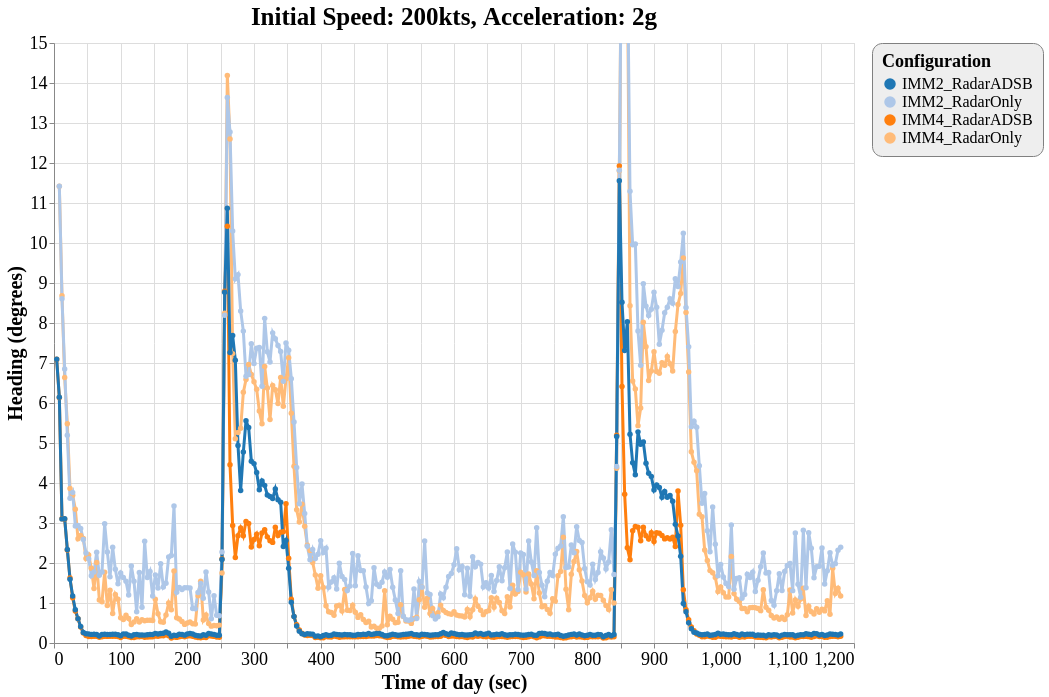

Vega-Lite specification stored for this chart:
### Vega-Lite specification from a JSON file in a GitHub repository (floating-point values rounded to 4 significant figures; data arrays with more than 128 entries replaced by an {"elided": "..."} marker saying what was removed)
{"config": {"view": {"continuousWidth": 800, "continuousHeight": 600}, "axisX": {"labelFontSize": 18, "titleFontSize": 20}, "axisY": {"labelFontSize": 18, "titleFontSize": 20}, "font": "Times New Roman", "legend": {"cornerRadius": 10, "fillColor": "#EEEEEE", "labelFontSize": 16, "padding": 10, "strokeColor": "gray", "titleFontSize": 18}, "title": {"fontSize": 25}}, "data": {"name": "data-d5ef803fd1550ea64d611c775ebcb8c0"}, "mark": {"type": "line", "point": true, "strokeWidth": 3}, "encoding": {"color": {"type": "ordinal", "field": "config", "scale": {"scheme": "category20"}, "title": "Configuration"}, "x": {"type": "quantitative", "field": "time", "title": "Time of day (sec)"}, "y": {"type": "quantitative", "field": "rmse_hdg", "scale": {"domain": [0, 15], "zero": false}, "title": "Heading (degrees)"}}, "selection": {"selector026": {"type": "interval", "bind": "scales", "encodings": ["x", "y"]}}, "title": "Initial Speed: 200kts, Acceleration: 2g", "$schema": "https://vega.github.io/schema/vega-lite/v4.8.1.json", "datasets": {"data-d5ef803fd1550ea64d611c775ebcb8c0": {"elided": "1178 records"}}}
